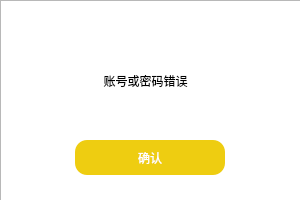
<?xml version="1.0" encoding="UTF-8"?>
<ui version="4.0">
 <class>warning</class>
 <widget class="QDialog" name="warning">
  <property name="geometry">
   <rect>
    <x>0</x>
    <y>0</y>
    <width>300</width>
    <height>200</height>
   </rect>
  </property>
  <property name="windowTitle">
   <string>Dialog</string>
  </property>
  <property name="windowOpacity">
   <double>0.000000000000000</double>
  </property>
  <property name="toolTipDuration">
   <number>0</number>
  </property>
  <widget class="QLabel" name="label">
   <property name="geometry">
    <rect>
     <x>20</x>
     <y>40</y>
     <width>251</width>
     <height>81</height>
    </rect>
   </property>
   <property name="styleSheet">
    <string notr="true">font: 75 20pt &quot;Agency FB&quot;;</string>
   </property>
   <property name="text">
    <string>账号或密码错误</string>
   </property>
   <property name="alignment">
    <set>Qt::AlignCenter</set>
   </property>
  </widget>
  <widget class="QPushButton" name="pushButton">
   <property name="geometry">
    <rect>
     <x>75</x>
     <y>140</y>
     <width>150</width>
     <height>35</height>
    </rect>
   </property>
   <property name="styleSheet">
    <string notr="true">QPushButton

{
	border-radius:12px;
	background-color: rgb(238, 205, 17);
	font: 75 15pt &quot;Agency FB&quot;;
	color:rgb(255,255,255)

}
QPushButton:hover
{
	background-color:rgb(255, 220,19);
}</string>
   </property>
   <property name="text">
    <string>确认</string>
   </property>
  </widget>
  <widget class="QListWidget" name="listWidget">
   <property name="geometry">
    <rect>
     <x>0</x>
     <y>0</y>
     <width>301</width>
     <height>201</height>
    </rect>
   </property>
  </widget>
  <zorder>listWidget</zorder>
  <zorder>label</zorder>
  <zorder>pushButton</zorder>
 </widget>
 <resources/>
 <connections/>
</ui>
